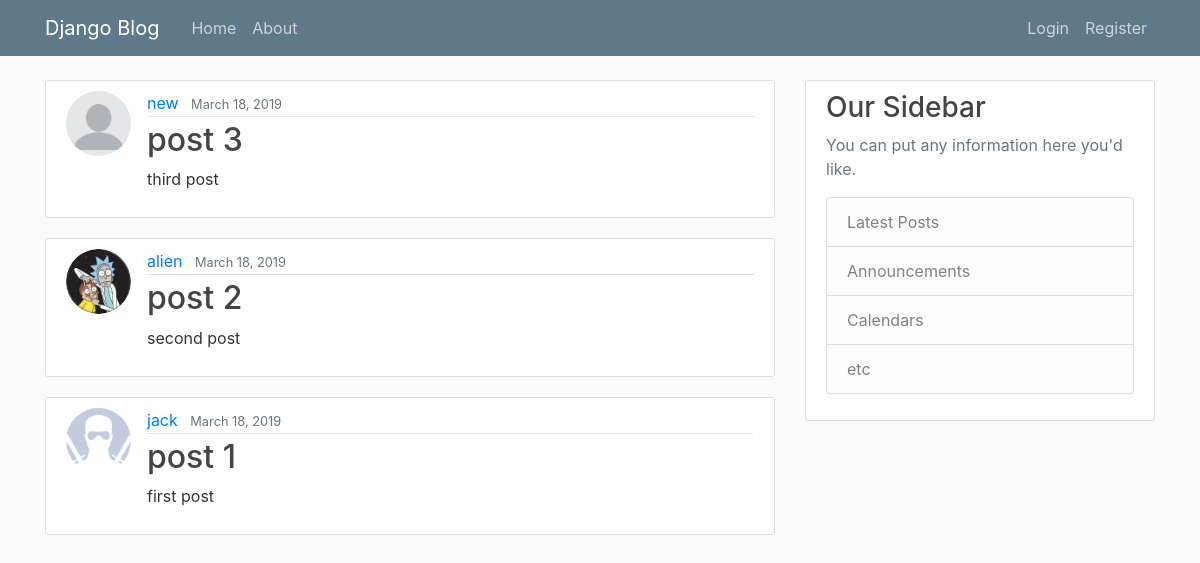
Before: / with the older database file.
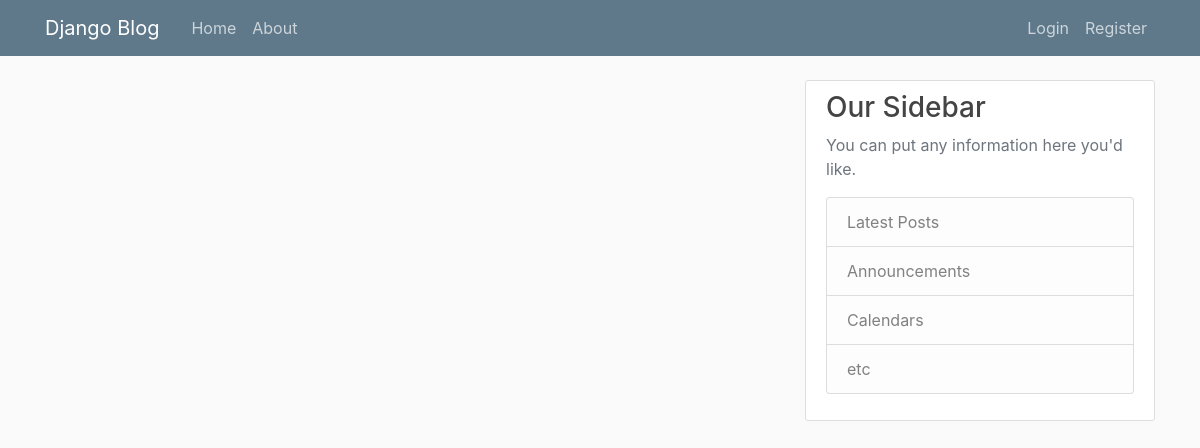
After: the same page with the newer database file.
### blog/models.py (models this page shows, shortened)
class Post(models.Model):
    title = models.CharField(max_length=100)
    content = models.TextField()
    date_posted = models.DateTimeField(default=timezone.now)
    author = models.ForeignKey(User, on_delete=models.CASCADE)

### users/models.py (models this page shows, shortened)
class Profile(models.Model):
    user = models.OneToOneField(User, on_delete=models.CASCADE)
    image = models.ImageField(default='default.png', upload_to='profile_pics')

### blog/views.py (the view)
# urls.py: path('', PostListView.as_view(), name='blog-home'),
class PostListView(ListView):
    model = Post
    template_name = 'blog/home.html'
    context_object_name = 'posts'
    ordering = ['-date_posted']

### blog/templates/blog/home.html
{% extends "blog/base.html" %}
{% block content %}
    {% for post in posts %}
        <article class="media content-section">
            <img class="rounded-circle article-img" src="{{ post.author.profile.image.url }}">
            <div class="media-body">
                <div class="article-metadata">
                    <a class="mr-2" href="#">{{ post.author }}</a>
                    <small class="text-muted">{{ post.date_posted|date:"F d, Y" }}</small>
                </div>
                <h2><a class="article-title" href={% url 'post-detail' post.id %}>{{ post.title }}</a></h2>
                <p class="article-content">{{ post.content }}</p>
            </div>
        </article>
    {% endfor %}
{% endblock content%}

### blog/templates/blog/base.html (shortened to what this page needs)
{% load static %}
<!doctype html>
<html>
    <head>
        <link rel="stylesheet" href="https://maxcdn.bootstrapcdn.com/bootstrap/4.0.0/css/bootstrap.min.css">
        <link rel="stylesheet" type="text/css" href="{% static 'main.css' %}">
    </head>
    <body>
        <header class="site-header">
            <nav class="navbar navbar-expand-md navbar-dark bg-steel fixed-top">
              <div class="container">
                <a class="navbar-brand mr-4" href="{% url 'blog-home' %}">Django Blog</a>
                <div class="collapse navbar-collapse" id="navbarToggle">
                    <div class="navbar-nav mr-auto">
                        <a class="nav-item nav-link" href="{% url 'blog-home' %}">Home</a>
                        <a class="nav-item nav-link" href="{% url 'blog-about' %}">About</a>
                    </div>
                    <div class="navbar-nav">
                        {% if user.is_authenticated %}
                            <a class="nav-item nav-link" href="{% url 'post-create' %}">New Post</a>
                            <a class="nav-item nav-link" href="{% url 'profile' %}">Profile</a>
                            <a class="nav-item nav-link" href="{% url 'logout' %}">Logout</a>
                        {% else %}
                            <a class="nav-item nav-link" href="{% url 'login' %}">Login</a>
                            <a class="nav-item nav-link" href="{% url 'register' %}">Register</a>
                        {% endif %}
                    </div>
                    </div>
                </div>
            </nav>
        </header>
        <main role="main" class="container">
            <div class="row">
                <div class="col-md-8">
                    {% block content %}
                    {% endblock %}
                </div>
                <div class="col-md-4">
                    <div class="content-section">
                        <h3>Our Sidebar</h3>
                        <p class='text-muted'>You can put any information here you'd like.
                        <ul class="list-group">
                            <li class="list-group-item list-group-item-light">Latest Posts</li>
                            <li class="list-group-item list-group-item-light">Announcements</li>
                            <li class="list-group-item list-group-item-light">Calendars</li>
                            <li class="list-group-item list-group-item-light">etc</li>
                        </ul>
                        </p>
                    </div>
                </div>
            </div>
        </main>
    </body>
</html>

### blog/static/main.css (style rules this page uses)
body { background: #fafafa; color: #333333; margin-top: 5rem; }
h1, h2, h3, h4, h5, h6 { color: #444444; }
ul { margin: 0; }
.bg-steel { background-color: #5f788a; }
.site-header .navbar-nav .nav-link { color: #cbd5db; }
.content-section { background: #ffffff; padding: 10px 20px; border: 1px solid #dddddd; border-radius: 3px; margin-bottom: 20px; }

Changed rows visible on the page:
removed Post: author.profile.image (placeholder picture), author "new", date_posted "March 18, 2019", title "post 3", content "third post"
removed Post: author.profile.image (picture), author "alien", date_posted "March 18, 2019", title "post 2", content "second post"
removed Post: author.profile.image (picture), author "jack", date_posted "March 18, 2019", title "post 1", content "first post"
